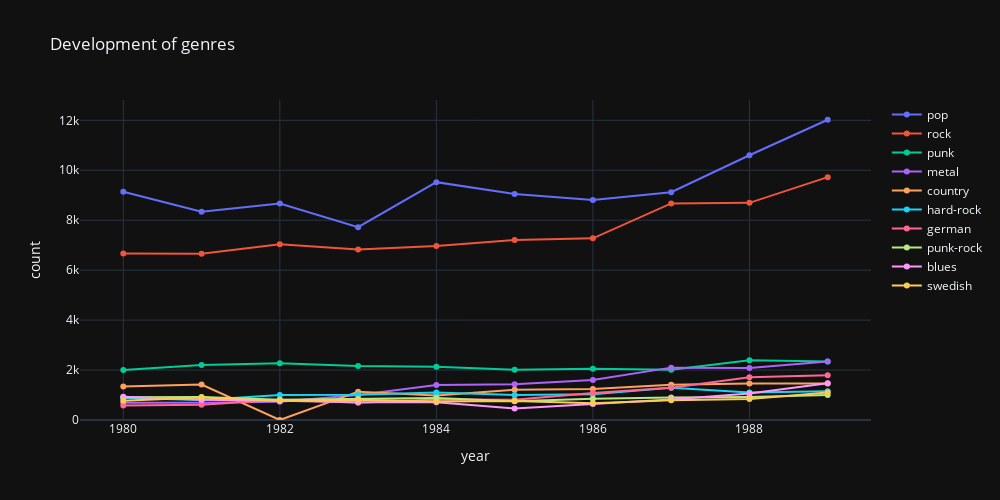

The code cell stored with this chart in its notebook:
### Code cell
fig = go.Figure()

for feature in features:
    fig.add_trace(
        go.Scatter(
            x=dev_genres_df['year'],
            y=dev_genres_df[feature],
            name=feature
        )
    )
    
fig.update_layout(
    height = FIG_HEIGHT,
    width = FIG_WIDTH,
    #updatemenus=[dropdown_menu],
    yaxis_title='count',
    xaxis_title='year',
    title='Development of genres',
    template='plotly_dark',
    yaxis_rangemode='tozero'
)

fig.show()

### Figure 1 — Plotly figure (JSON) as saved in the notebook; plotly's stock layout.template omitted (floating-point values rounded to 4 significant figures)
{"data": [{"name": "pop", "type": "scatter", "x": [1980, 1981, 1982, 1983, 1984, 1985, 1986, 1987, 1988, 1989], "y": [9141, 8338, 8671, 7722, 9524, 9051, 8811, 9119, 10602, 12023]}, {"name": "rock", "type": "scatter", "x": [1980, 1981, 1982, 1983, 1984, 1985, 1986, 1987, 1988, 1989], "y": [6667, 6662, 7036, 6826, 6970, 7210, 7274, 8672, 8696, 9724]}, {"name": "punk", "type": "scatter", "x": [1980, 1981, 1982, 1983, 1984, 1985, 1986, 1987, 1988, 1989], "y": [2003, 2200, 2272, 2165, 2135, 2017, 2056, 2010, 2395, 2340]}, {"name": "metal", "type": "scatter", "x": [1980, 1981, 1982, 1983, 1984, 1985, 1986, 1987, 1988, 1989], "y": [694, 686, 735, 1004, 1399, 1431, 1598, 2097, 2081, 2338]}, {"name": "country", "type": "scatter", "x": [1980, 1981, 1982, 1983, 1984, 1985, 1986, 1987, 1988, 1989], "y": [1340, 1421, 0, 1135, 982, 1215, 1240, 1416, 1466, 1459]}, {"name": "hard-rock", "type": "scatter", "x": [1980, 1981, 1982, 1983, 1984, 1985, 1986, 1987, 1988, 1989], "y": [885, 805, 1001, 1010, 1099, 1001, 1036, 1288, 1103, 1149]}, {"name": "german", "type": "scatter", "x": [1980, 1981, 1982, 1983, 1984, 1985, 1986, 1987, 1988, 1989], "y": [584, 611, 807, 695, 823, 815, 1080, 1292, 1714, 1793]}, {"name": "punk-rock", "type": "scatter", "x": [1980, 1981, 1982, 1983, 1984, 1985, 1986, 1987, 1988, 1989], "y": [907, 920, 807, 838, 878, 755, 853, 905, 926, 1005]}, {"name": "blues", "type": "scatter", "x": [1980, 1981, 1982, 1983, 1984, 1985, 1986, 1987, 1988, 1989], "y": [933, 806, 774, 710, 711, 458, 638, 816, 1059, 1475]}, {"name": "swedish", "type": "scatter", "x": [1980, 1981, 1982, 1983, 1984, 1985, 1986, 1987, 1988, 1989], "y": [774, 903, 774, 809, 739, 760, 669, 795, 845, 1100]}], "layout": {"height": 500, "title": {"text": "Development of genres"}, "width": 1000, "xaxis": {"autorange": true, "range": [1979.0, 1990.0], "title": {"text": "year"}, "type": "linear"}, "yaxis": {"autorange": true, "range": [0, 12810.0], "rangemode": "tozero", "title": {"text": "count"}, "type": "linear"}}}
